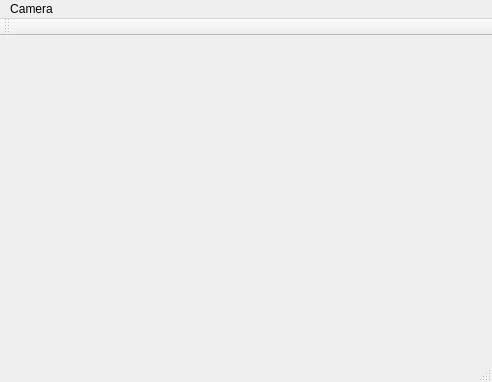
<?xml version="1.0" encoding="UTF-8"?>
<ui version="4.0">
 <class>MainWindow</class>
 <widget class="QMainWindow" name="MainWindow">
  <property name="geometry">
   <rect>
    <x>0</x>
    <y>0</y>
    <width>492</width>
    <height>382</height>
   </rect>
  </property>
  <property name="windowTitle">
   <string>MainWindow</string>
  </property>
  <widget class="GLWidget" name="centralWidget"/>
  <widget class="QMenuBar" name="menuBar">
   <property name="geometry">
    <rect>
     <x>0</x>
     <y>0</y>
     <width>492</width>
     <height>24</height>
    </rect>
   </property>
   <property name="acceptDrops">
    <bool>false</bool>
   </property>
   <widget class="QMenu" name="menuVie">
    <property name="title">
     <string>Camera</string>
    </property>
    <addaction name="actionODE"/>
   </widget>
   <addaction name="menuVie"/>
  </widget>
  <widget class="QToolBar" name="mainToolBar">
   <attribute name="toolBarArea">
    <enum>TopToolBarArea</enum>
   </attribute>
   <attribute name="toolBarBreak">
    <bool>false</bool>
   </attribute>
  </widget>
  <widget class="QStatusBar" name="statusBar"/>
  <action name="actionOn">
   <property name="checkable">
    <bool>true</bool>
   </property>
   <property name="text">
    <string>On</string>
   </property>
  </action>
  <action name="actionODE">
   <property name="checkable">
    <bool>true</bool>
   </property>
   <property name="text">
    <string>ODE</string>
   </property>
  </action>
 </widget>
 <layoutdefault spacing="6" margin="11"/>
 <customwidgets>
  <customwidget>
   <class>GLWidget</class>
   <extends>QWidget</extends>
   <header location="global">glwidget.h</header>
   <container>1</container>
   <slots>
    <slot>viewSelect(bool)</slot>
   </slots>
  </customwidget>
 </customwidgets>
 <resources/>
 <connections>
  <connection>
   <sender>actionODE</sender>
   <signal>toggled(bool)</signal>
   <receiver>centralWidget</receiver>
   <slot>viewSelect(bool)</slot>
   <hints>
    <hint type="sourcelabel">
     <x>-1</x>
     <y>-1</y>
    </hint>
    <hint type="destinationlabel">
     <x>199</x>
     <y>156</y>
    </hint>
   </hints>
  </connection>
 </connections>
</ui>
